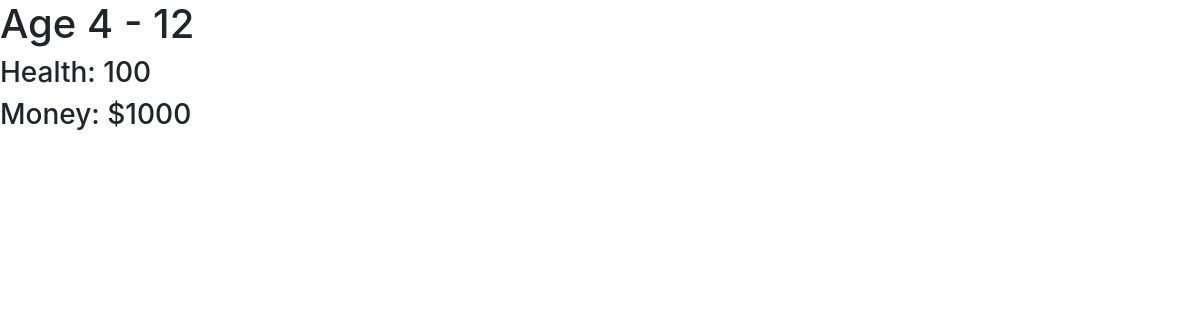
The app's page /cards/school, older data.
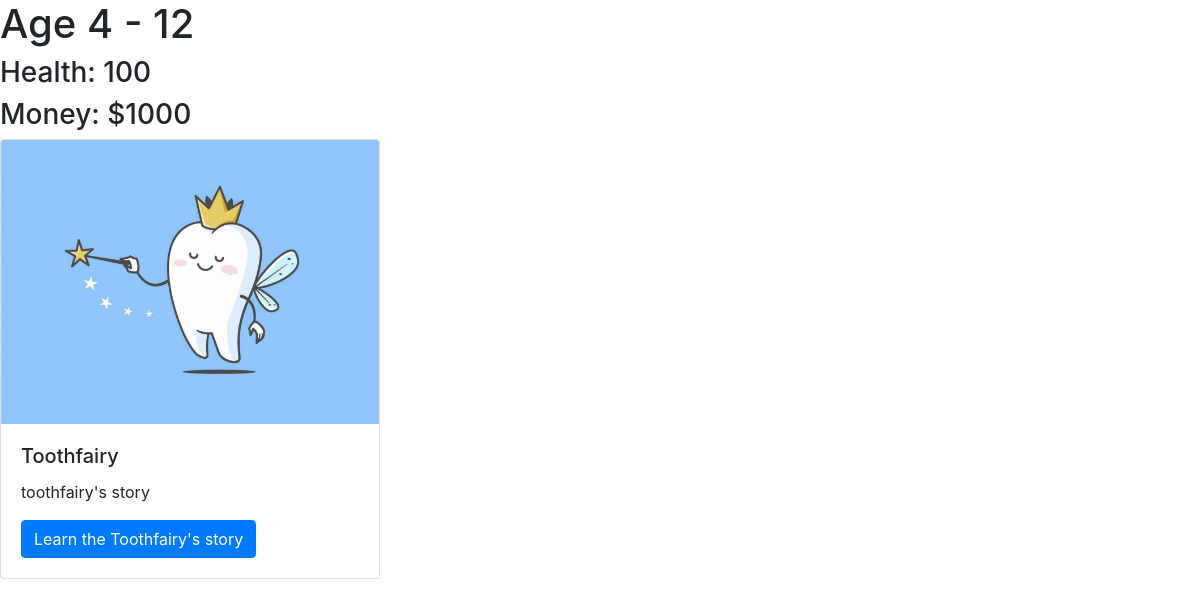
The same page, newer data.
### cards/models.py (models this page shows)
class Card(models.Model):
    title = models.CharField(max_length=100, primary_key=True)
    description = models.TextField()
    image = models.FilePathField(path="/img")

### cards/views.py (the view)
# urls.py: path("school", views.school_detail, name="school"),
def school_detail(request):
    card = Card.objects.all()
    context = {
        'school_cards': card
    }
    return render(request, 'school.html', context)

### cards/templates/school.html
{% extends "base.html" %}
{% load static %}
{% block page_content %}
<h1>Age 4 - 12</h1>
<h3>Health: 100</h3>
<h3>Money: $1000</h3>
<div class="row">
{% for card in school_cards %}
    {% if card.title in 'Toothfairy' %}
        <div class="col-md-4">
            <div class="card mb-2">
                <img class="card-img-top" src="{% static card.image %}">
                <div class="card-body">
                    <h5 class="card-title">{{ card.title }}</h5>
                    <p class="card-text">{{ card.description }}</p>
                    {% if card.title == 'Toothfairy' %}
                        <a href="{% url 'children'  %}"
                        class="btn btn-primary">
                            Learn the Toothfairy's story
                        </a>
                    {% endif %}
                </div>
            </div>
        </div>
    {% endif %}
{% endfor %}
</div>
{% endblock %}

Row changes from the older to the newer data that the page shows:
added Card: image (picture), title "Toothfairy", description "toothfairy's story", shows "Learn the Toothfairy's story"
